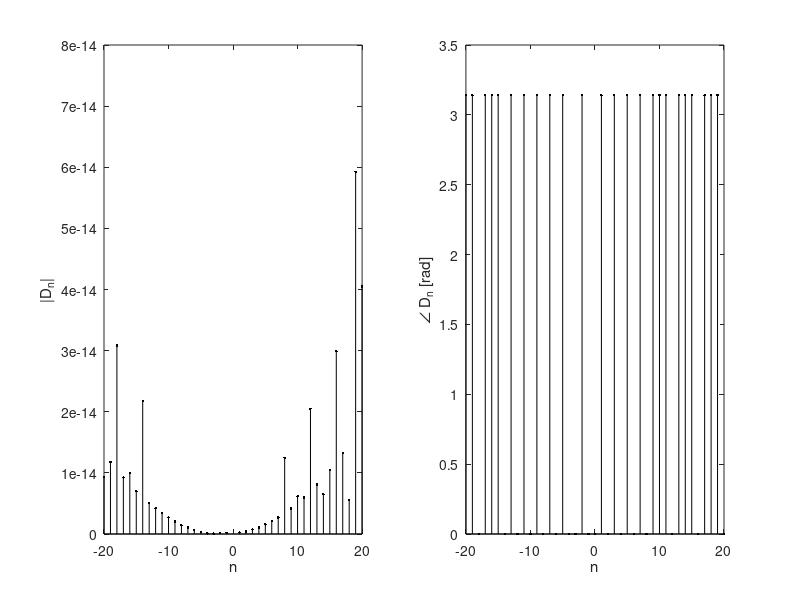

Write the MATLAB code that produced this figure.
clf;
n = (-20:20);
D_n = 1./2.*((1./(pi.*n)).*sin((3-n).*pi )) + (1./pi.*n).*sin((3+n).*pi) + (1./(2.*n.*pi).*sin((1+n).*pi))+(1./(2.*n.*pi).*sin((1-n).*pi)) ;
subplot(1,2,1); stem(n,abs(D_n),'.k');
xlabel('n'); ylabel('|D_n|');
subplot(1,2,2); stem(n,angle(D_n),'.k');
xlabel('n'); ylabel('\angle D_n [rad]');